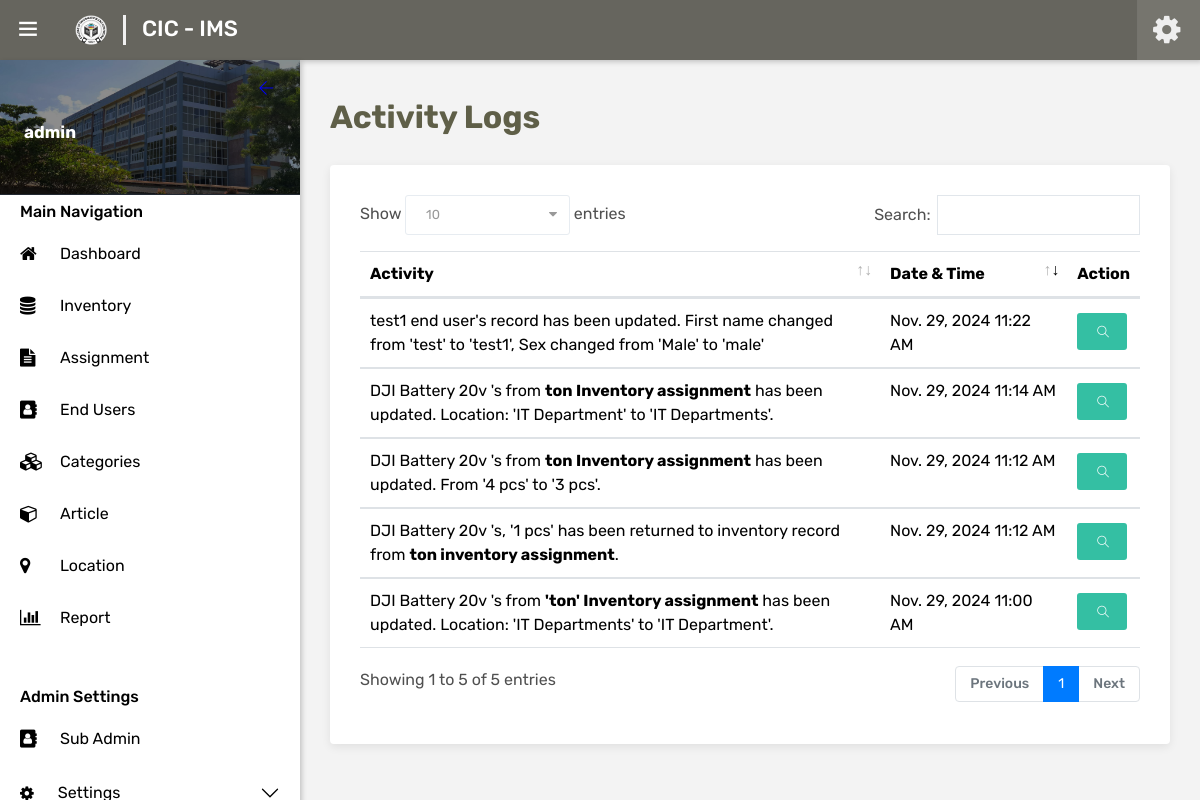
The app's page /admin/history.php (signed in), older data.
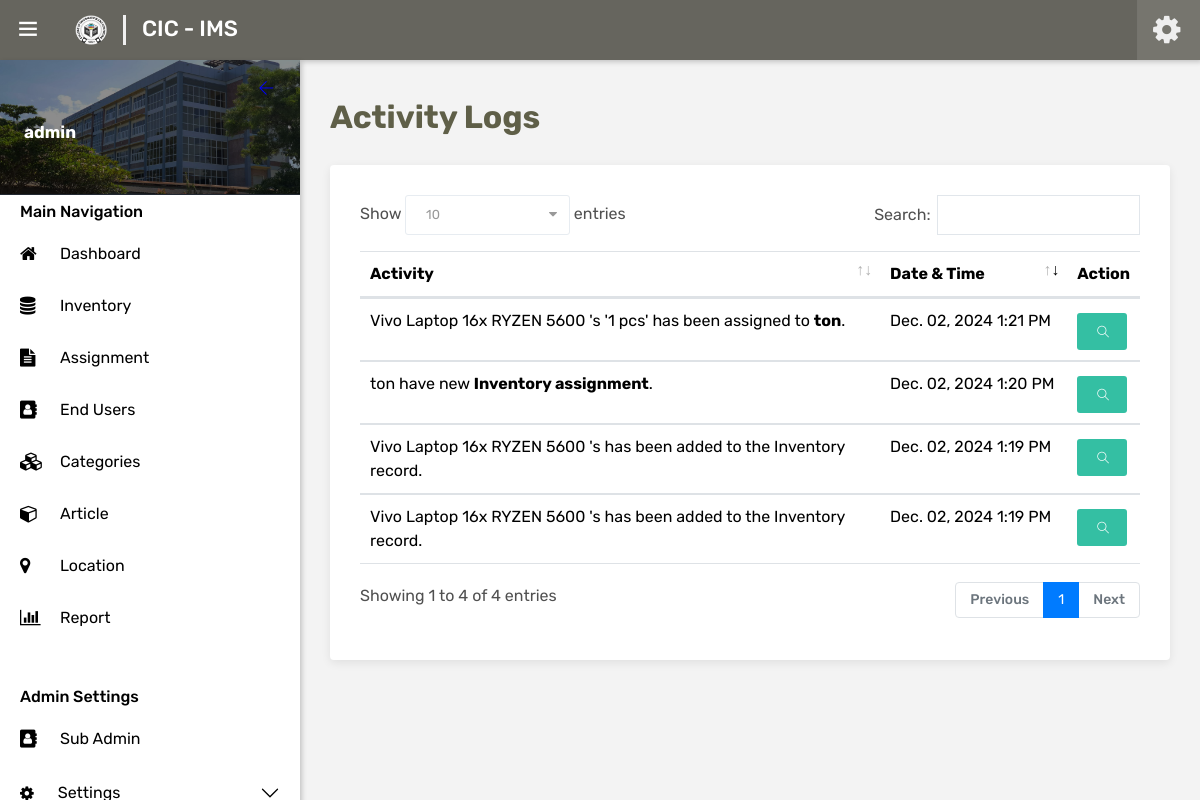
The same page, newer data.
### tables this page shows
CREATE TABLE `system_content` (
  `id` int(3) NOT NULL,
  `sys_name` varchar(50) NOT NULL,
  `login_image` varchar(80) NOT NULL,
  `logo_file` varchar(80) NOT NULL,
  `address` varchar(50) NOT NULL,
  `theme` int(1) NOT NULL
);

CREATE TABLE `history_log` (
  `id` int(11) NOT NULL,
  `module` varchar(15) NOT NULL,
  `transaction_type` varchar(10) NOT NULL,
  `item_no` varchar(18) DEFAULT NULL,
  `description` longtext DEFAULT NULL,
  `user_id` int(4) NOT NULL,
  `log_message` longtext NOT NULL,
  `date_time` datetime NOT NULL
);

### includes/session.php (called while the page is built, shortened)
<?php
    include('../global/model.php');
    $model = new Model();
    $account_id = $_SESSION['sess'];
    $customize = $model->displayReportEdit();
    $userInfo = $model->getUserInfo($account_id);
?>

### global/model.php (called while the page is built, shortened)
<?php
	Class Model {
		private $server = "localhost";
		private $username = "root";
		private $password = "cicims";
		private $dbname = "cic_ims";
		private $conn;
		public function __construct() {
			try {
				$this->conn = new mysqli($this->server, $this->username, $this->password, $this->dbname);
			} catch (Exception $e) {
				echo "Connection failed" . $e->getMessage();
			}
		}
		public function getUserInfo($user_id) {
			$data = null;
			$query = "SELECT * FROM users WHERE id = ?";
			if ($stmt = $this->conn->prepare($query)) {
				$stmt->bind_param("i", $user_id);
				$stmt->execute();
				$result = $stmt->get_result();
				if ($result->num_rows > 0) {
					$data = $result->fetch_assoc();
				}
			}
			return $data;
		}
		public function checkPropertyNoExist($property_no) {
			$data = null;
			$query = "SELECT * FROM inventory WHERE property_no = ?";
			if ($stmt = $this->conn->prepare($query)) {
				$stmt->bind_param("s", $property_no);
				$stmt->execute();
				$result = $stmt->get_result();
				while ($row = $result->fetch_assoc()) {
					$data[] = $row;
				}
			}
			return $data;
		}
		public function getAssignmentDetailById($assignment_id) {
			$data = null;
			$query = "SELECT i.id AS assignment_id, i.end_user, i.status, i.date_added,
						e.id AS end_user_id, user_id, e.first_name, e.last_name,
						n.id AS status_id, n.note_name, n.module, n.color,
						u.username
				FROM inventory_assignment i
				LEFT JOIN end_user e ON i.end_user = e.id
				LEFT JOIN note n ON i.status = n.id
				LEFT JOIN users u ON e.user_id = u.id
				WHERE i.id = ?";
			if ($stmt = $this->conn->prepare($query)) {
				$stmt->bind_param("i", $assignment_id);
				$stmt->execute();
				$result = $stmt->get_result();
				$data = $result->fetch_assoc();
			}
			return $data;
		}
		public function displayReportEdit() {
			$query = "SELECT * FROM system_content WHERE id = 1";
			if ($stmt = $this->conn->prepare($query)) {
				$stmt->execute();
				$result = $stmt->get_result();
				if ($row = $result->fetch_assoc()) {
					return $row;
				}
			}
			return null;
		}
		public function getInventoryDetailByPropertyNo($property_no) {
			$data = null;
			$query = "SELECT i.*, u.id AS unit_id, u.unit_name, c.id AS category_id, c.category_name, a.id AS article_id, a.article_name, l.id AS location_id, l.location_name, e.id AS estlife_id, e.est_life, n.id AS note_id, n.note_name, n.color, n.module
					FROM inventory i
					LEFT JOIN unit u ON i.unit = u.id
					LEFT JOIN category c ON i.category = c.id
					LEFT JOIN article a ON i.article = a.id
					LEFT JOIN location l ON i.location = l.id
					LEFT JOIN estimated_life e ON i.est_life = e.id
					LEFT JOIN note n ON i.remark = n.id
					WHERE i.property_no = ?";
			if ($stmt = $this->conn->prepare($query)) {
				$stmt->bind_param("s", $property_no);
				$stmt->execute();
				$result = $stmt->get_result();
				$data = $result->fetch_assoc();
			}
			return $data;
		}
		public function displayHistoryLog() {
			$data = null;
			$query = "SELECT * FROM history_log ORDER BY date_time DESC";
			if ($stmt = $this->conn->prepare($query)) {
				$stmt->execute();
				$result = $stmt->get_result();
				while ($row = $result->fetch_assoc()) {
					$data[] = $row;
				}
			}
			return $data;
		}
	}
?>

### admin/history.php (the view, shortened to what the rows shown need)
<?php include('../includes/session.php'); ?>
<?php include('../includes/layouts/main-layouts/html-head.php') ?>
</head>
<body class="ttr-opened-sidebar ttr-pinned-sidebar" style="background-color: #F3F3F3;">
<?php include('../includes/layouts/main-layouts/ttr-header.php') ?>
		<nav class="ttr-sidebar-navi">
			<ul>
				<?php if($userInfo['role_id'] == 1): ?>
				<li class="" style="margin-top: 0px;">
					<div class="accordion accordion-flush" id="accordionSettings">
						<div class="accordion-item">
							<h2 class="accordion-header">
							<button class="accordion-button ps-3.5 py-1 collapsed" type="button" data-bs-toggle="collapse" data-bs-target="#collapseSettings" aria-expanded="true" aria-controls="collapseSettings" ><i class="fa fa-solid fa-gear me-2 pe-3" aria-hidden="true"></i>
							Settings
							</button>
							</h2>
				</li>
				<?php endif; ?>
			</ul>
		</nav>
	</div>
</div>
<main class="ttr-wrapper" style="background-color: #F3F3F3;">
	<div class="container-fluid">
		<h2 class="title-head">Activity Logs<span> </span></h2>
		<div class="row">
			<div class="col-lg-12 m-b30">
				<div class="widget-box">
					<div class="widget-inner">
						<div class="table-reponsive">
								<table id="table" class="table hover" style="width:100%">
									<thead>
										<tr>
											<th class="col-8">Activity</th>
											<th >Date & Time</th>
											<th class="col-1">Action</th>
										</tr>
									</thead>
									<tbody>
										<?php if (!empty($logs = $model->displayHistoryLog())): ?>
											<?php foreach ($logs as $log): ?>
												<?php
													$module = $log['module'];
													$transaction_type = $log['transaction_type'];
													$item_no = $log['item_no'];
												?>
												<tr>
													<td>
														<span class="text-bold">
															<?php echo mb_strimwidth($log['description'], 0, 40, '...'); ?>
														</span>
														<span class="text-normal"><?php echo $log['log_message']; ?></span>
													</td>
													<td><?php echo date('M. d, Y g:i A', strtotime($log['date_time'])); ?></td>
													<?php if($module == 'inventory'): ?>
														<?php if($transaction_type == 'INSERT' || $transaction_type == 'UPDATE' || $transaction_type == 'RETURNED'): ?>
															<td class="col-1">
																<?php if($model->checkPropertyNoExist($item_no)): ?>
																	<?php
																		$inv_detail = $model->getInventoryDetailByPropertyNo($item_no);
																	?>
																<a href="inventory-view.php?id=<?php echo $inv_detail['inv_id']; ?>" class="btn green mt-1" style="width: 50px; height: 37px;">
																	<span data-toggle="tooltip">
																		<i class="ti-search" style="font-size: 12px;"></i>
																	</span>
																</a>
																<?php endif; ?>
															</td>
														<?php else: ?>
															<td></td>
														<?php endif; ?>
													<?php elseif($module == 'assignment'): ?>
														<?php if($transaction_type == 'INSERT' ): ?>
															<?php if(!empty($model->getAssignmentDetailById($item_no))): ?>
																<td class="col-1">
																	<a href="inventory-assignment-view.php?id=<?php echo $item_no ?>" class="btn green mt-1" style="width: 50px; height: 37px;">
																		<span data-toggle="tooltip">
																			<i class="ti-search" style="font-size: 12px;"></i>
																		</span>
																	</a>
																</td>
															<?php endif; ?>
														<?php elseif($transaction_type == 'UPDATE'): ?>
															<td class="col-1">
																<a href="inventory-assignment-view.php?id=<?php echo $item_no ?>" class="btn green mt-1" style="width: 50px; height: 37px;">
																	<span data-toggle="tooltip">
																		<i class="ti-search" style="font-size: 12px;"></i>
																	</span>
																</a>
															</td>
														<?php else: ?>
															<td></td>
														<?php endif; ?>
													<?php elseif($module == 'end_user'): ?>
															<td class="col-1">
																<a href="end-user" class="btn green mt-1" style="width: 50px; height: 37px;">
																	<span data-toggle="tooltip">
																		<i class="ti-search" style="font-size: 12px;"></i>
																	</span>
																</a>
															</td>
													<?php else: ?>
														<td></td>
													<?php endif; ?>
												</tr>
											<?php endforeach; ?>
										<?php endif; ?>
									</tbody>
								</table>
						</div>
					</div>
				</div>
			</div>
		</div>
	</div>
</main>
</body>
</html>

### includes/layouts/main-layouts/ttr-header.php (shortened to what the rows shown need)
<header class="ttr-header">
	<div class="ttr-header-wrapper">
		<div class="ttr-logo-box">
			<div>
				<a href="index" class="ttr-logo">
					<img alt="" class="ttr-logo-desktop me-2" src="../assets/images/<?php echo $customize['logo_file']; ?>" style="width: 32px; height: 30px;">
					<div class="p-0 ms-2" style="border-left: 3px solid #F0F0F0; height: 30px;">
						<h4 class="sys-name p-0 ms-3 mb-0 "><?php echo $customize['sys_name']; ?></h4>
					</div>
				</a>
			</div>
		</div>
	</div>
</header>
<div class="ttr-sidebar">
	<div class="ttr-sidebar-wrapper content-scroll">

Row changes from the older to the newer data that the page shows:
removed history_log: description "test1", log_message "end user's record has been updated. First name changed from 'test' to 'test1', Sex changed from 'Male' to 'male'", date_time "Nov. 29, 2024 11:22 AM", module "end_user" (drawn)
removed history_log: description "DJI Battery 20v", log_message "'s from ton Inventory assignment has been updated. Location: 'IT Department' to 'IT Departments'.", date_time "Nov. 29, 2024 11:14 AM"
removed history_log: description "DJI Battery 20v", log_message "'s from ton Inventory assignment has been updated. From '4 pcs' to '3 pcs'.", date_time "Nov. 29, 2024 11:12 AM"
removed history_log: description "DJI Battery 20v", log_message "'s, '1 pcs' has been returned to inventory record from ton inventory assignment .", date_time "Nov. 29, 2024 11:12 AM"
removed history_log: description "DJI Battery 20v", log_message "'s from 'ton' Inventory assignment has been updated. Location: 'IT Departments' to 'IT Department'.", date_time "Nov. 29, 2024 11:00 AM", module "end_user" (drawn)
added history_log: description "Vivo Laptop 16x RYZEN 5600", log_message "'s '1 pcs' has been assigned to ton .", date_time "Dec. 02, 2024 1:21 PM"
added history_log: description "ton", log_message "have new Inventory assignment .", date_time "Dec. 02, 2024 1:20 PM"
added history_log: description "Vivo Laptop 16x RYZEN 5600", log_message "'s has been added to the Inventory record.", date_time "Dec. 02, 2024 1:19 PM", $inv_detail['inv_id'] 50 (drawn)
added history_log: description "Vivo Laptop 16x RYZEN 5600", log_message "'s has been added to the Inventory record.", date_time "Dec. 02, 2024 1:19 PM"
Text that changed along with them:
text written by a page script: "Show 10 entries Search: Showing 1 to 5 of 5 entries Previous 1 Next" → "Show 10 entries Search: Showing 1 to 4 of 4 entries Previous 1 Next"
